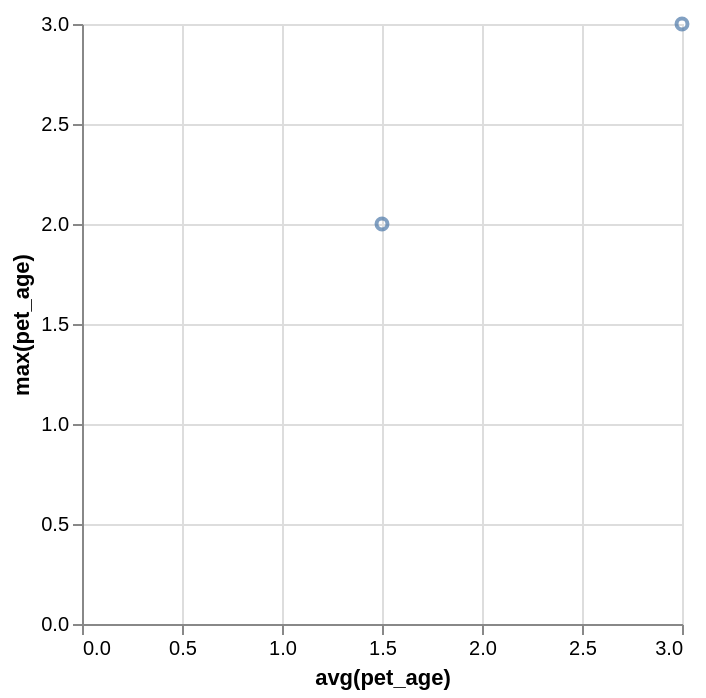

Source (Vega-Lite JSON):
### Vega-Lite specification from a JSON file in a GitHub repository (floating-point values rounded to 4 significant figures)
{"data": {"values": [{"x_data": 3, "y_data": 3}, {"x_data": 1.5, "y_data": 2}]}, "mark": "point", "encoding": {"x": {"field": "x_data", "type": "quantitative", "title": "avg(pet_age)"}, "y": {"field": "y_data", "type": "quantitative", "title": "max(pet_age)"}}}
